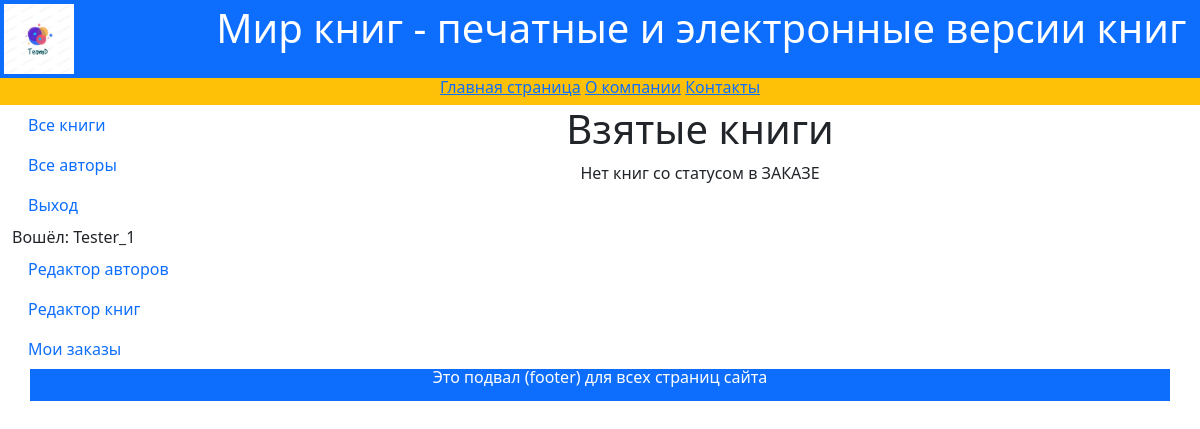
/mybooks/ (signed in), run on an earlier commit of the app's database.
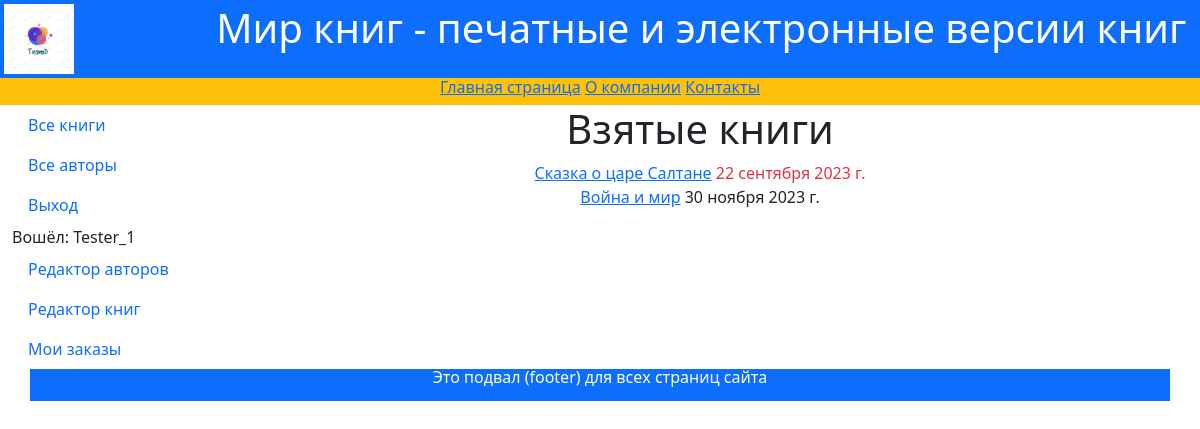
And on a later commit of the database.
### catalog/models.py (models this page shows, shortened)
class BookInstance(models.Model):
    book = models.ForeignKey('Book', on_delete=models.CASCADE, null=True)
    inv_nom = models.CharField(max_length=20, null=True,
                               help_text='Введите инвентарный номер экземпляра', verbose_name='Инвентарный номер')
    status = models.ForeignKey('Status', on_delete=models.CASCADE, null=True,
                               help_text='Изменить состояние экземпляра', verbose_name='Статус экземпляра книги')
    due_back = models.DateField(null=True, blank=True,
                                help_text='Введите конец срока статуса', verbose_name='Дата окончания статуса')
    borrower = models.ForeignKey(User, on_delete=models.SET_NULL, null=True, blank=True, verbose_name="Заказчик",
                                 help_text="Выберите заказчика книги")
    objects = models.Manager
    @property
    def is_overdue(self):
        if self.due_back and date.today() > self.due_back:
            return True
        return False
    class Meta:
        ordering = ['due_back']

class Book(models.Model):
    title = models.CharField(max_length=200,
                             help_text='Введите название книги',
                             verbose_name='Название книги')
    genre = models.ForeignKey('Genre', on_delete=models.CASCADE,
                              help_text='Выберите жанр книги',
                              verbose_name='Жанр книги', null=True)
    language = models.ForeignKey('Language', on_delete=models.CASCADE,
                                 help_text='Выберите язык книги',
                                 verbose_name='Язык книги', null=True)
    publisher = models.ForeignKey('Publisher', on_delete=models.CASCADE,
                                  help_text='Выберите издательство',
                                  verbose_name='Издательство', null=True)
    year = models.CharField(max_length=4,
                            help_text='Введите год издания',
                            verbose_name='Год издания')
    author = models.ManyToManyField('Author',
                                    help_text='Выберите автора книги',
                                    verbose_name='Автор книги')
    summary = models.TextField(max_length=1200,
                               help_text='Введите краткое описание книги',
                               verbose_name='Аннотация книги')
    isbn = models.CharField(max_length=13,
                            help_text='Должно содержать 13 символов',
                            verbose_name='ISBN книги')
    price = models.DecimalField(max_digits=7, decimal_places=2,
                                help_text='Введите цену книги',
                                verbose_name='Цена (руб.)')
    photo = models.ImageField(upload_to='images',
                              help_text='Введите изображение обложки',
                              verbose_name='Изображение обложки')
    class Meta:
        ordering = ['-id']
    def display_author(self):
        return ', '.join([author.last_name for author in self.author.all()])
    display_author.short_description = 'Авторы'

### catalog/views.py (the view)
# urls.py: path('mybooks/', views.LoanedBooksByUserListView.as_view(), name='my-borrowed'),
class LoanedBooksByUserListView(LoginRequiredMixin, generic.ListView):
    model = BookInstance
    template_name = 'catalog/bookinstance_list_borrowed_user.html'
    paginate_by = 10
    def get_queryset(self):
        return BookInstance.objects.filter(
            borrower=self.request.user).filter(
            status__exact='2').order_by('due_back')

### templates/catalog/bookinstance_list_borrowed_user.html
{% extends "catalog/base.html" %}
{% block content %}
    <h1>Взятые книги</h1>
    {% if bookinstance_list %}
        {% for bookinst in bookinstance_list %}
            <div class="{% if bookinst.is_overdue %} text-danger {% endif %}">
                <a href="{% url 'book-detail' bookinst.book.pk %}">
                    {{ bookinst.book.title }}</a>
                    {{ bookinst.due_back }}
            </div>
        {% endfor %}
    {% else %}
        <p>Нет книг со статусом в ЗАКАЗЕ</p>
    {% endif %}
{% endblock %}

What changed in the data, as far as the page shows it:
added BookInstance: book "Сказка о царе Салтане", due_back "22 сентября 2023 г."
now on this page (row edited): BookInstance: book "Война и мир", due_back "30 ноября 2023 г."
Also different on the page:
text no longer shown: "Нет книг со статусом в ЗАКАЗЕ"
